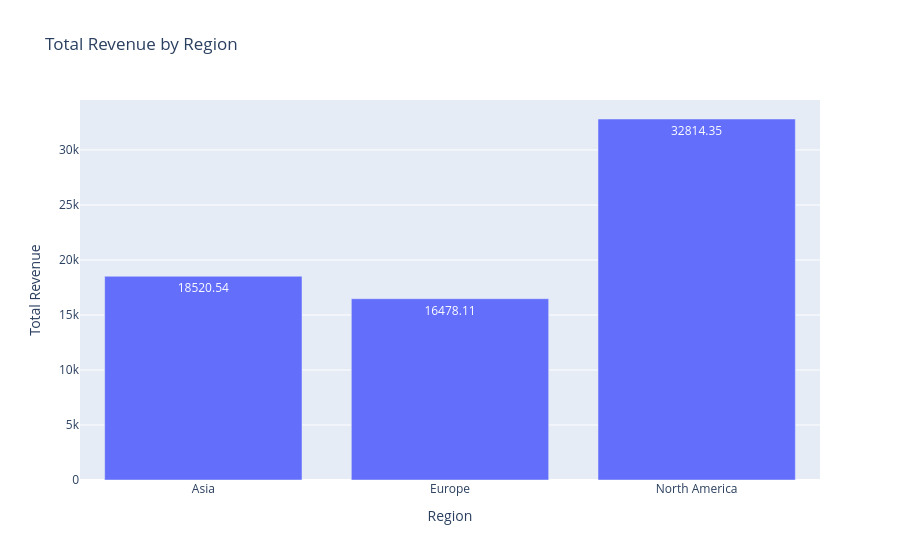

Notebook source saved alongside this figure:
### Code cell
# Question 3: Which regions contribute the most to overall sales revenue?

region_revenue = (
    df.groupby('Region')['Total Revenue']
      .sum()
      .reset_index()
)

fig3 = px.bar(
    region_revenue,
    x='Region',
    y='Total Revenue',
    title='Total Revenue by Region',
    text='Total Revenue'
)

# tooltip formatting
fig3.update_traces(
    hovertemplate='Region: %{x}<br>Total Revenue: %{y:.2f}<extra></extra>'
)

fig3.update_layout(
    xaxis_title='Region',
    yaxis_title='Total Revenue'
)

fig3.show()

### Figure 1 — Plotly figure (JSON) as saved in the notebook; plotly's stock layout.template omitted (floating-point values rounded to 4 significant figures)
{"data": [{"alignmentgroup": "True", "hovertemplate": "Region: %{x}<br>Total Revenue: %{y:.2f}<extra></extra>", "legendgroup": "", "marker": {"color": "#636efa", "pattern": {"shape": ""}}, "name": "", "offsetgroup": "", "orientation": "v", "showlegend": false, "text": [18520.0, 16480.0, 32810.0], "textposition": "auto", "type": "bar", "x": ["Asia", "Europe", "North America"], "xaxis": "x", "y": [18520.0, 16480.0, 32810.0], "yaxis": "y"}], "layout": {"barmode": "relative", "legend": {"tracegroupgap": 0}, "title": {"text": "Total Revenue by Region"}, "xaxis": {"anchor": "y", "domain": [0, 1], "title": {"text": "Region"}}, "yaxis": {"anchor": "x", "domain": [0, 1], "title": {"text": "Total Revenue"}}}}
